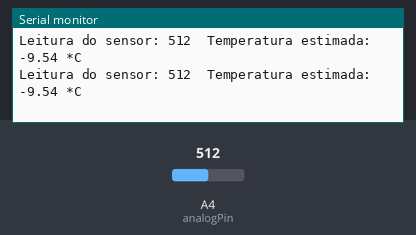
A sketch run on a simulated Arduino Uno, built with avr-gcc and run on an emulated ATmega328P. Shown: the last lines printed to the serial monitor. The test bench sets the inputs (shaded band); at power-on: A4 (analogPin) = 512.

Above: at 5.8 s.
5.9 s: A4 (analogPin) set to 716
At 10.8 s:
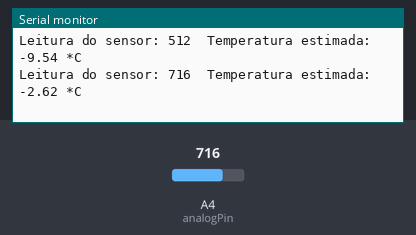
11.9 s: A4 (analogPin) set to 900
At 15.8 s:
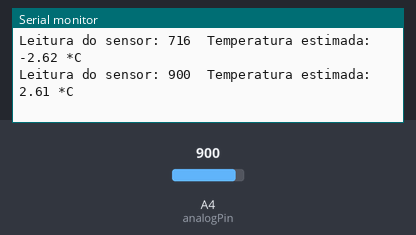
Timing chart, 0 to 17.3 s (numbered marks = the images above; inputs shaded):
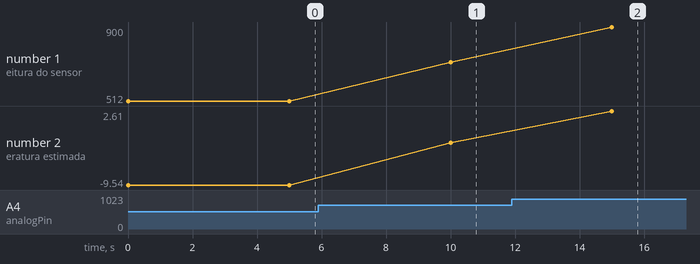

Measured:
- after the input at 5.9 s, the serial monitor: prints a new line after 4.1 s (image 1)
- after the input at 11.9 s, the serial monitor: prints a new line after 3.1 s (image 2)
- plotted number 1: 512 → 716 after the input at 5.9 s, 716 → 900 after the input at 11.9 s
- plotted number 2: -9.54 → -2.62 after the input at 5.9 s, -2.62 → 2.61 after the input at 11.9 s

The sketch:

termistor-10k.ino
```cpp
const int analogPin = 4; // Substitua com o número do pino GPIO que você está usando
const float seriesResistor = 10000;  // resistor de série em ohms
const float thermistorNominal = 10000;  // resistência do termistor a 25 graus C
const float temperatureNominal = 25; // temperatura nominal
const float bCoef = 3950;  // coeficiente B para o termistor
const float calibrationFactor = 3.64;  // fator de correção de calibração

void setup() {
  Serial.begin(115200);
}

void loop() {
  int sensorValue = analogRead(analogPin);
  float resistance = seriesResistor / ((4096.0 / (4096.0 - sensorValue)) - 1);
  float steinhart = resistance / thermistorNominal;
  steinhart = log(steinhart);
  steinhart /= bCoef;
  steinhart += 1.0 / (temperatureNominal + 273.15);
  steinhart = 1.0 / steinhart;
  steinhart -= 273.15;
  float correctedTemp = steinhart + calibrationFactor;  // aplica o fator de correção

  Serial.print("Leitura do sensor: ");
  Serial.print(sensorValue);
  Serial.print("\tTemperatura estimada: ");
  Serial.print(correctedTemp);
  Serial.println(" *C");

  delay(5000);
}
```
